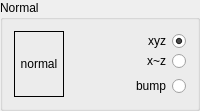
        <widget class="QGroupBox" name="Normal">
         <property name="title">
          <string>Normal</string>
         </property>
         <layout class="QHBoxLayout" name="horizontalLayout_21" stretch="1,0">
          <property name="spacing">
           <number>12</number>
          </property>
          <item>
           <layout class="QVBoxLayout" name="verticalLayout_15">
            <item>
             <layout class="QHBoxLayout" name="horizontalLayout_22">
              <item>
               <widget class="DropLabel" name="NormalMap">
                <property name="minimumSize">
                 <size>
                  <width>50</width>
                  <height>50</height>
                 </size>
                </property>
                <property name="maximumSize">
                 <size>
                  <width>50</width>
                  <height>16777215</height>
                 </size>
                </property>
                <property name="acceptDrops">
                 <bool>true</bool>
                </property>
                <property name="frameShape">
                 <enum>QFrame::Box</enum>
                </property>
                <property name="text">
                 <string>normal</string>
                </property>
                <property name="alignment">
                 <set>Qt::AlignCenter</set>
                </property>
               </widget>
              </item>
              <item>
               <spacer name="horizontalSpacer_6">
                <property name="orientation">
                 <enum>Qt::Horizontal</enum>
                </property>
                <property name="sizeHint" stdset="0">
                 <size>
                  <width>40</width>
                  <height>20</height>
                 </size>
                </property>
               </spacer>
              </item>
             </layout>
            </item>
           </layout>
          </item>
          <item>
           <layout class="QVBoxLayout" name="verticalLayout_17">
            <property name="spacing">
             <number>0</number>
            </property>
            <item>
             <widget class="QRadioButton" name="NormalOutput1">
              <property name="sizePolicy">
               <sizepolicy hsizetype="Expanding" vsizetype="Fixed">
                <horstretch>0</horstretch>
                <verstretch>0</verstretch>
               </sizepolicy>
              </property>
              <property name="layoutDirection">
               <enum>Qt::RightToLeft</enum>
              </property>
              <property name="text">
               <string>xyz</string>
              </property>
              <property name="checked">
               <bool>true</bool>
              </property>
             </widget>
            </item>
            <item>
             <widget class="QRadioButton" name="NormalOutput2">
              <property name="sizePolicy">
               <sizepolicy hsizetype="Expanding" vsizetype="Fixed">
                <horstretch>0</horstretch>
                <verstretch>0</verstretch>
               </sizepolicy>
              </property>
              <property name="layoutDirection">
               <enum>Qt::RightToLeft</enum>
              </property>
              <property name="text">
               <string>x~z</string>
              </property>
             </widget>
            </item>
            <item>
             <spacer name="verticalSpacer">
              <property name="orientation">
               <enum>Qt::Vertical</enum>
              </property>
              <property name="sizeHint" stdset="0">
               <size>
                <width>20</width>
                <height>5</height>
               </size>
              </property>
             </spacer>
            </item>
            <item>
             <widget class="QRadioButton" name="NormalOutput3">
              <property name="sizePolicy">
               <sizepolicy hsizetype="Expanding" vsizetype="Fixed">
                <horstretch>0</horstretch>
                <verstretch>0</verstretch>
               </sizepolicy>
              </property>
              <property name="layoutDirection">
               <enum>Qt::RightToLeft</enum>
              </property>
              <property name="text">
               <string>bump</string>
              </property>
             </widget>
            </item>
            <item>
             <spacer name="verticalSpacer_16">
              <property name="orientation">
               <enum>Qt::Vertical</enum>
              </property>
              <property name="sizeHint" stdset="0">
               <size>
                <width>20</width>
                <height>1</height>
               </size>
              </property>
             </spacer>
            </item>
           </layout>
          </item>
         </layout>
        </widget>
